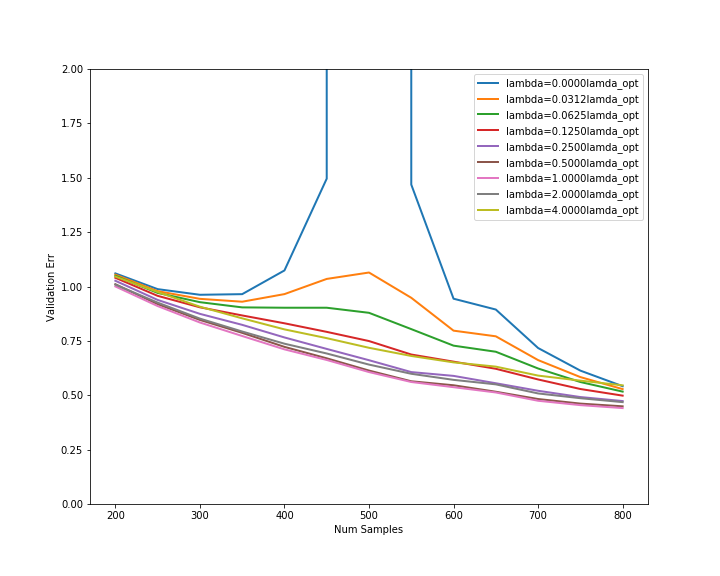

This chart was generated by the following Python code:
import numpy as np
import util

# Noise ~ N(0, sigma^2)
sigma = 0.5
# Dimension of x
d = 500
# Theta ~ N(0, eta^2*I)
eta = 1/np.sqrt(d)
# Scaling for lambda to plot
scale_list = [0, 0.03125, 0.0625, 0.125, 0.25, 0.5, 1, 2, 4]
# List of dataset sizes
n_list = [200, 250, 300, 350, 400, 450, 500, 550, 600, 650, 700, 750, 800]

def ridge_regression(train_path, validation_path):
    """Problem 5 (d): Parsimonious double descent.
    For a specific training set, obtain theta_hat under different l2 regularization strengths
    and return validation error.

    Args:
        train_path: Path to CSV file containing training set.
        validation_path: Path to CSV file containing validation set.

    Return:
        val_err: List of validation errors for different scaling factors of lambda in scale_list.
    """
    # *** START CODE HERE ***
    X, y = util.load_dataset(train_path)
    x_valid, y_valid = util.load_dataset(validation_path)
    opt = (sigma ** 2)/(eta ** 2)
    val_err = []
    for scale in scale_list:
        theta_hat = np.linalg.pinv(X.T.dot(X) + scale * opt * np.identity(X.shape[1])).dot(X.T.dot(y))
        preds = x_valid.dot(theta_hat)
        err = np.sum(np.square(preds - y_valid))/x_valid.shape[0]
        val_err.append(err)
    # *** END CODE HERE
    return val_err

if __name__ == '__main__':
    val_err = []
    for n in n_list:
        val_err.append(ridge_regression(train_path='train%d.csv' % n, validation_path='validation.csv'))
    val_err = np.asarray(val_err).T
    util.plot(val_err, 'doubledescent.png', n_list)
